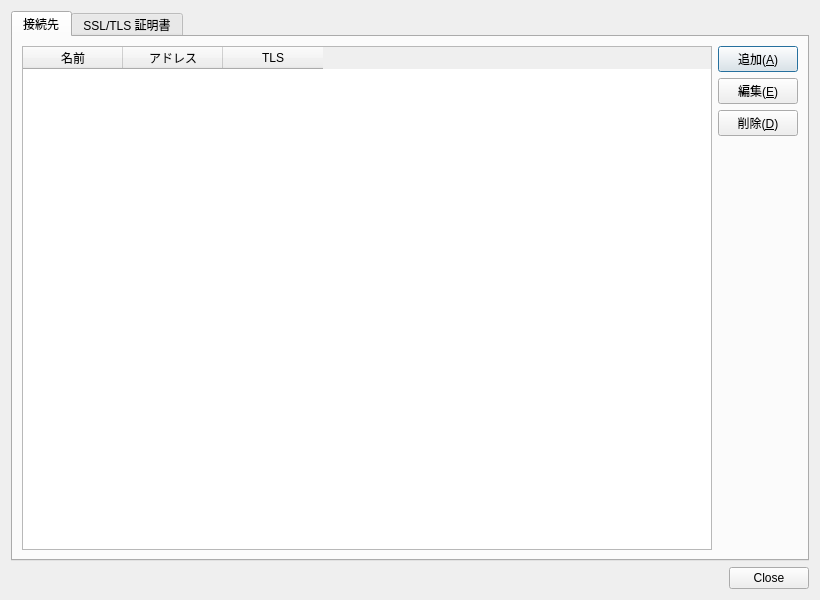
<?xml version="1.0" encoding="UTF-8"?>
<ui version="4.0">
 <class>ServersManageDialog</class>
 <widget class="QDialog" name="ServersManageDialog">
  <property name="windowModality">
   <enum>Qt::WindowModal</enum>
  </property>
  <property name="geometry">
   <rect>
    <x>0</x>
    <y>0</y>
    <width>820</width>
    <height>600</height>
   </rect>
  </property>
  <property name="windowTitle">
   <string>接続先の管理</string>
  </property>
  <layout class="QVBoxLayout" name="verticalLayout_3">
   <item>
    <widget class="QTabWidget" name="tabWidget">
     <property name="currentIndex">
      <number>0</number>
     </property>
     <widget class="QWidget" name="tab">
      <attribute name="title">
       <string>接続先</string>
      </attribute>
      <layout class="QHBoxLayout" name="horizontalLayout_2">
       <item>
        <widget class="QTableWidget" name="serversTable">
         <property name="editTriggers">
          <set>QAbstractItemView::NoEditTriggers</set>
         </property>
         <property name="selectionMode">
          <enum>QAbstractItemView::SingleSelection</enum>
         </property>
         <property name="selectionBehavior">
          <enum>QAbstractItemView::SelectRows</enum>
         </property>
         <attribute name="horizontalHeaderHighlightSections">
          <bool>false</bool>
         </attribute>
         <attribute name="verticalHeaderVisible">
          <bool>false</bool>
         </attribute>
         <attribute name="verticalHeaderHighlightSections">
          <bool>false</bool>
         </attribute>
         <column>
          <property name="text">
           <string>名前</string>
          </property>
         </column>
         <column>
          <property name="text">
           <string>アドレス</string>
          </property>
         </column>
         <column>
          <property name="text">
           <string>TLS</string>
          </property>
         </column>
        </widget>
       </item>
       <item>
        <layout class="QVBoxLayout" name="verticalLayout_2">
         <item>
          <widget class="QPushButton" name="addServerButton">
           <property name="text">
            <string>追加(&amp;A)</string>
           </property>
           <property name="icon">
            <iconset theme="list-add">
             <normaloff>.</normaloff>.
            </iconset>
           </property>
          </widget>
         </item>
         <item>
          <widget class="QPushButton" name="editServerButton">
           <property name="text">
            <string>編集(&amp;E)</string>
           </property>
           <property name="icon">
            <iconset theme="document-edit">
             <normaloff>.</normaloff>.
            </iconset>
           </property>
          </widget>
         </item>
         <item>
          <widget class="QPushButton" name="deleteServerButton">
           <property name="text">
            <string>削除(&amp;D)</string>
           </property>
           <property name="icon">
            <iconset theme="list-remove">
             <normaloff>.</normaloff>.
            </iconset>
           </property>
          </widget>
         </item>
         <item>
          <spacer name="verticalSpacer">
           <property name="orientation">
            <enum>Qt::Vertical</enum>
           </property>
           <property name="sizeHint" stdset="0">
            <size>
             <width>20</width>
             <height>40</height>
            </size>
           </property>
          </spacer>
         </item>
        </layout>
       </item>
      </layout>
     </widget>
     <widget class="QWidget" name="tab_2">
      <attribute name="title">
       <string>SSL/TLS 証明書</string>
      </attribute>
      <layout class="QHBoxLayout" name="horizontalLayout">
       <item>
        <widget class="QTableWidget" name="certsTable">
         <property name="editTriggers">
          <set>QAbstractItemView::NoEditTriggers</set>
         </property>
         <property name="selectionMode">
          <enum>QAbstractItemView::SingleSelection</enum>
         </property>
         <property name="selectionBehavior">
          <enum>QAbstractItemView::SelectRows</enum>
         </property>
         <attribute name="horizontalHeaderHighlightSections">
          <bool>false</bool>
         </attribute>
         <attribute name="verticalHeaderVisible">
          <bool>false</bool>
         </attribute>
         <attribute name="verticalHeaderHighlightSections">
          <bool>false</bool>
         </attribute>
         <column>
          <property name="text">
           <string>名前</string>
          </property>
         </column>
         <column>
          <property name="text">
           <string>サーバ証明書</string>
          </property>
         </column>
         <column>
          <property name="text">
           <string>クライアント証明書</string>
          </property>
         </column>
         <column>
          <property name="text">
           <string>クライアント秘密鍵</string>
          </property>
         </column>
        </widget>
       </item>
       <item>
        <layout class="QVBoxLayout" name="verticalLayout_4">
         <item>
          <widget class="QPushButton" name="addCertsButton">
           <property name="text">
            <string>追加(&amp;A)</string>
           </property>
           <property name="icon">
            <iconset theme="list-add">
             <normaloff>.</normaloff>.
            </iconset>
           </property>
          </widget>
         </item>
         <item>
          <widget class="QPushButton" name="editCertsButton">
           <property name="text">
            <string>編集(&amp;E)</string>
           </property>
           <property name="icon">
            <iconset theme="document-edit">
             <normaloff>.</normaloff>.
            </iconset>
           </property>
          </widget>
         </item>
         <item>
          <widget class="QPushButton" name="deleteCertsButton">
           <property name="text">
            <string>削除(&amp;D)</string>
           </property>
           <property name="icon">
            <iconset theme="list-remove">
             <normaloff>.</normaloff>.
            </iconset>
           </property>
          </widget>
         </item>
         <item>
          <spacer name="verticalSpacer_2">
           <property name="orientation">
            <enum>Qt::Vertical</enum>
           </property>
           <property name="sizeHint" stdset="0">
            <size>
             <width>20</width>
             <height>40</height>
            </size>
           </property>
          </spacer>
         </item>
        </layout>
       </item>
      </layout>
     </widget>
    </widget>
   </item>
   <item>
    <widget class="QDialogButtonBox" name="buttonBox">
     <property name="standardButtons">
      <set>QDialogButtonBox::Close</set>
     </property>
    </widget>
   </item>
  </layout>
 </widget>
 <resources/>
 <connections/>
</ui>
